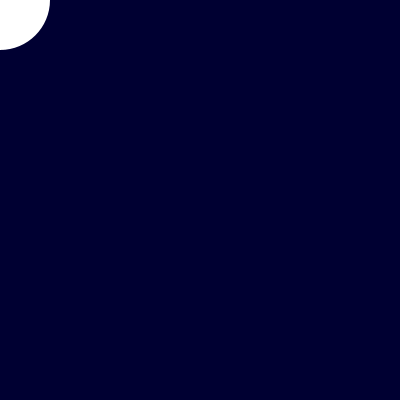
Frame 1 (no input)
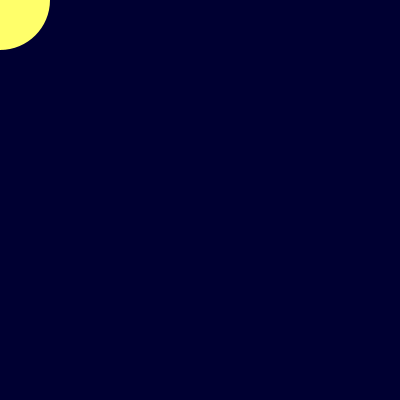
Frame 60 (the mouse pressed at the canvas centre just before this capture)
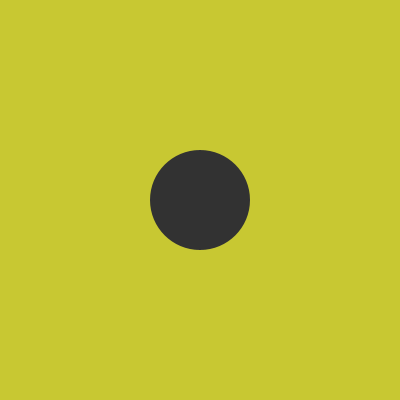
Frame 120 (the mouse held since frame 60 and released just before this capture)

The Processing sketch that drew these frames (run headless with seeded random() and noise(); from frame 60 on, the mouse is pressed at the canvas centre):

// Processing sketch: LessonOne
// ── LessonOne.pde
void setup() {
  size(400,400);
  smooth();
  frameRate(30);
  background(255);
  rectMode(CENTER);
  ellipseMode(CENTER);
}

void draw() {
  background(mouseX,mouseY,50);
  //stroke(30,50,100);
  //strokeWeight(4);
  //line(mouseX,mouseY,pmouseX,pmouseY);
  noStroke();
  //noFill();
  ellipse(mouseX,mouseY,pmouseX-100,pmouseY-100);
  fill(mouseX-150);
  triangle(mouseX,mouseY,pmouseX,pmouseY,pmouseX+20,pmouseY+20);
  triangle(mouseY,mouseX,pmouseX,pmouseY,pmouseX+20,pmouseY+20);
  triangle(mouseY,mouseX,pmouseY,pmouseX,pmouseX+20,pmouseX+20);
  triangle(mouseY,mouseX,pmouseX,pmouseY,pmouseX-20,pmouseX-20);
  println(mouseX,mouseY);
}

void keyPressed() {
  background(255);
}
